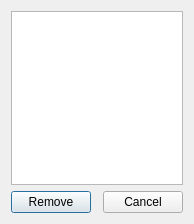
<?xml version="1.0" encoding="UTF-8"?>
<ui version="4.0">
 <class>GUIRegionMeshInfoDialog</class>
 <widget class="QDialog" name="GUIRegionMeshInfoDialog">
  <property name="geometry">
   <rect>
    <x>0</x>
    <y>0</y>
    <width>180</width>
    <height>224</height>
   </rect>
  </property>
  <property name="windowTitle">
   <string/>
  </property>
  <layout class="QGridLayout" name="gridLayout">
   <item row="0" column="0" colspan="3">
    <widget class="QTableWidget" name="tableWidget"/>
   </item>
   <item row="1" column="0">
    <widget class="QPushButton" name="pushButton_OK">
     <property name="text">
      <string>Remove</string>
     </property>
    </widget>
   </item>
   <item row="1" column="1">
    <spacer name="horizontalSpacer">
     <property name="orientation">
      <enum>Qt::Horizontal</enum>
     </property>
     <property name="sizeHint" stdset="0">
      <size>
       <width>0</width>
       <height>20</height>
      </size>
     </property>
    </spacer>
   </item>
   <item row="1" column="2">
    <widget class="QPushButton" name="pushButton_Cancel">
     <property name="text">
      <string>Cancel</string>
     </property>
    </widget>
   </item>
  </layout>
 </widget>
 <resources/>
 <connections/>
</ui>
